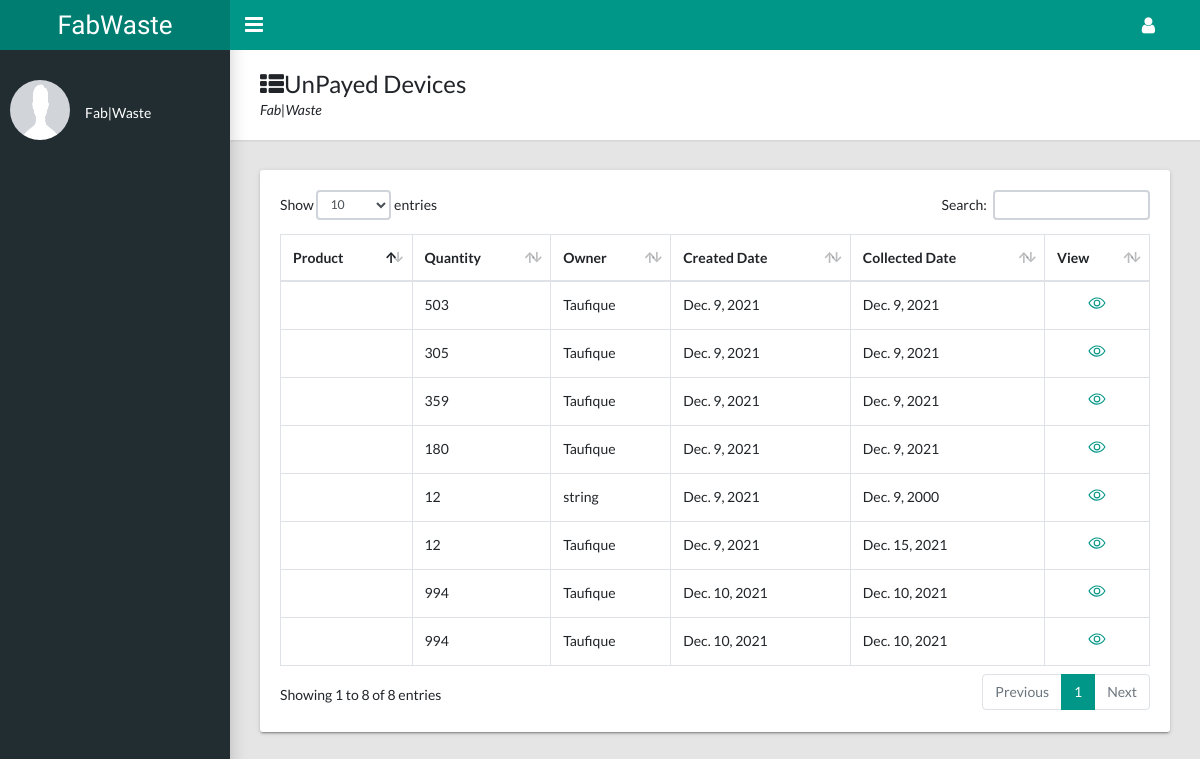
Page /dashboard/un-payed_ on the committed database.
### products/models.py (models this page shows, shortened)
class Product(models.Model):
    AVAILABILITY = (
        ('Available', 'Available'),
        ('Not_Available', 'Not_Available'),
    )
    STATUS = (
        ('Pending', 'Pending'), ('Collected', 'Collected'),
    )
    user = models.ForeignKey(UsersAccount, on_delete=models.DO_NOTHING)
    product_name = models.CharField(max_length=100, null=True, blank=True)
    product_image = models.ImageField(upload_to='media')
    description = models.TextField()
    created_date = models.DateField(auto_now_add=True)
    collected_date = models.DateField()
    quantity = models.IntegerField()
    price = models.CharField(max_length=20)
    other = models.CharField(max_length=50, null=True, blank=True)
    status = models.CharField(max_length=10, choices=STATUS, default='Pending')
    availability = models.CharField(max_length=20, choices=AVAILABILITY, default='Available')
    payed = models.BooleanField(default=False)

### userauth/models.py (models this page shows, shortened)
class UsersAccount(AbstractBaseUser, PermissionsMixin):
    email = models.EmailField(verbose_name='Email Address', unique=True)
    full_name = models.CharField(max_length=50)
    mobile = models.CharField(max_length=12, blank=True)
    is_active = models.BooleanField(default=False)
    is_staff = models.BooleanField(default=False)
    is_house_hold = models.BooleanField(default=False)
    created = models.DateTimeField(auto_now_add=True)
    updated = models.DateTimeField(auto_now=True)
    objects = CustomAccountManager()
    USERNAME_FIELD = 'email'
    REQUIRED_FIELDS = ['full_name']
    class Meta:
        verbose_name = 'Account'
        verbose_name_plural = 'Account'

### dashboard/views.py (the view)
# urls.py: path('un-payed_', un_payed_devices, name='un_payed'),
def un_payed_devices(request):
    devices = Product.objects.filter(payed=False).exclude(status='Collected')
    context = {
        'devices': devices,
    }
    return render(request, 'dashboard/not_payed_devices.html', context)

### templates/dashboard/not_payed_devices.html (shortened to what this page needs)
{% extends 'dashboard/dashboard.html' %}
{% load static %}
{% block dashboard_content %}
    <main class="app-content">
      <div class="app-title">
        <div>
          <h1><i class="fa fa-th-list"></i>UnPayed Devices</h1>
          <p>Fab|Waste</p>
        </div>
      </div>
      <div class="row">
        <div class="col-md-12">
          <div class="tile">
            <div class="tile-body">
              <div class="table-responsive">
                <table class="table table-hover table-bordered" id="sampleTable">
                  <thead>
                    <tr>
                      <th>Product</th>
                      <th>Quantity</th>
                      <th>Owner</th>
                      <th>Created Date</th>
                      <th>Collected Date</th>
                      <th>View</th>
                    </tr>
                  </thead>
                  <tbody>
                    {% for device in devices %}
                        <tr>
                          <td>{{ device.product}}</td>
                          <td>{{ device.quantity}}</td>
                          <td>{{ device.user.full_name}}</td>
                          <td>{{ device.created_date}}</td>
                          <td>{{ device.collected_date}}</td>
                          <td>
                            <div class="text-center">
                              <a href=""><ion-icon name="eye-outline" style="font-size: large"></ion-icon></a>
                            </div>
                          </td>
                        </tr>
                    {% endfor %}
                  </tbody>
                </table>
              </div>
            </div>
          </div>
        </div>
      </div>
    </main>
{% endblock %}

### rows in the picture
Product: quantity "503", user.full_name "Taufique", created_date "Dec. 9, 2021", collected_date "Dec. 9, 2021"
Product: quantity "305", user.full_name "Taufique", created_date "Dec. 9, 2021", collected_date "Dec. 9, 2021"
Product: quantity "359", user.full_name "Taufique", created_date "Dec. 9, 2021", collected_date "Dec. 9, 2021"
Product: quantity "180", user.full_name "Taufique", created_date "Dec. 9, 2021", collected_date "Dec. 9, 2021"
Product: quantity "12", user.full_name "string", created_date "Dec. 9, 2021", collected_date "Dec. 9, 2000"
Product: quantity "12", user.full_name "Taufique", created_date "Dec. 9, 2021", collected_date "Dec. 15, 2021"
Product: quantity "994", user.full_name "Taufique", created_date "Dec. 10, 2021", collected_date "Dec. 10, 2021"
Product: quantity "994", user.full_name "Taufique", created_date "Dec. 10, 2021", collected_date "Dec. 10, 2021"
